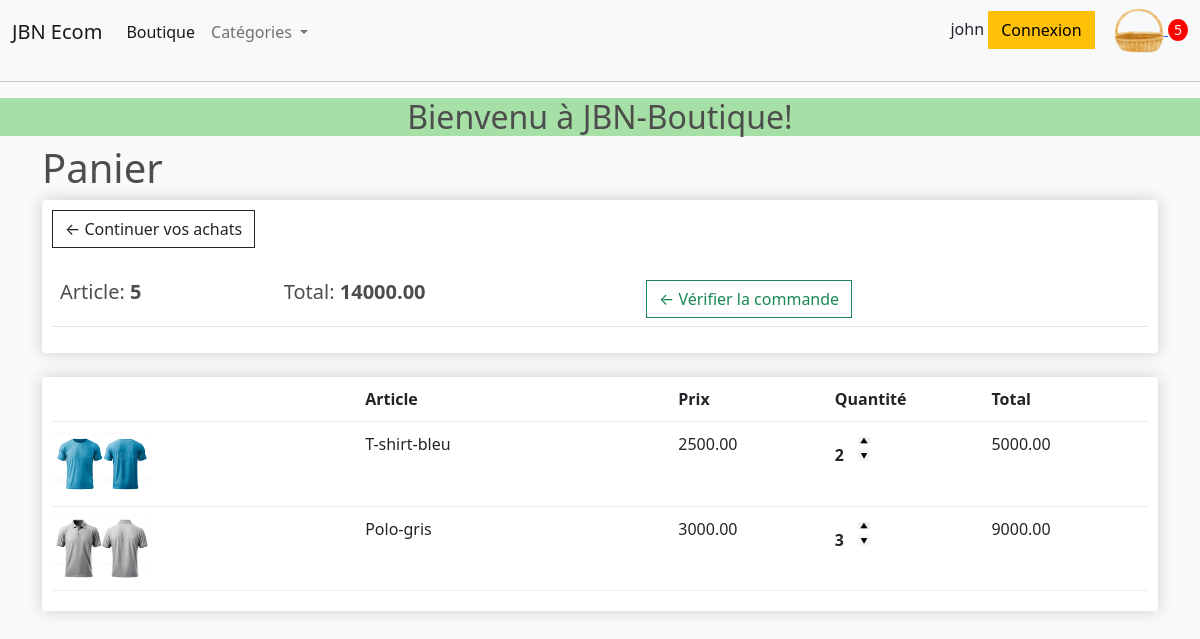
/panier (signed in), run on an earlier commit of the app's database.
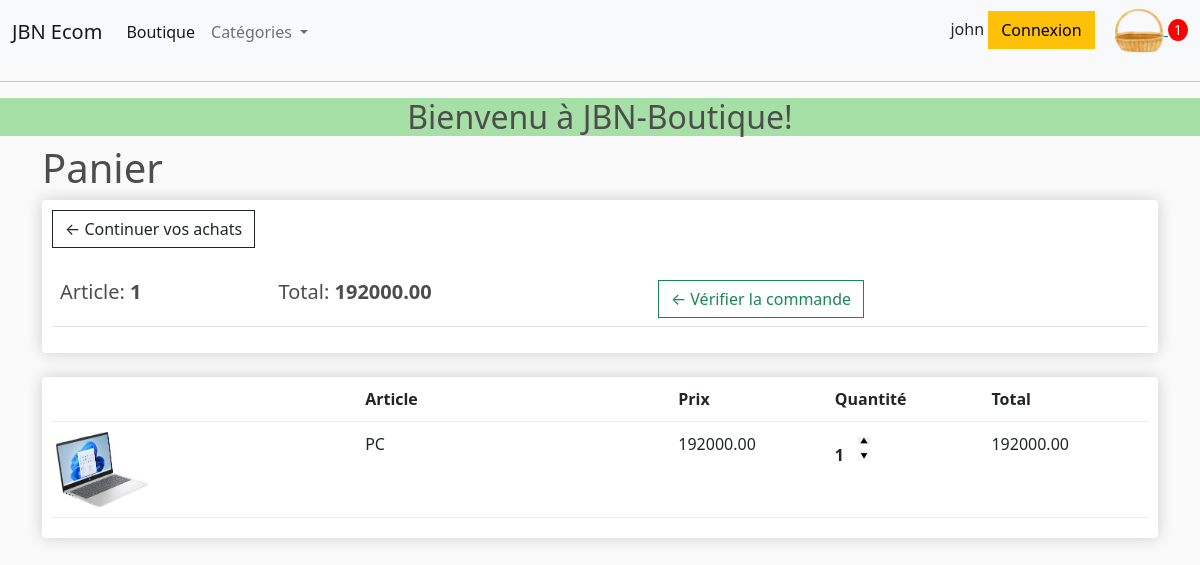
And on a later commit of the database.
### shop/models.py (models this page shows, shortened)
class Commande(models.Model):
    client = models.ForeignKey(Client, on_delete=models.SET_NULL, blank=True, null=True)
    date_commande = models.DateTimeField(auto_now_add=True)
    complete = models.BooleanField(default=False, null=True, blank=True)
    transaction_id = models.CharField(max_length=200, null=True, blank=True)
    status = models.CharField(max_length=200, null=True, blank=True)
    total_trans = models.DecimalField(max_digits=10, decimal_places=2, null=True, blank=True)
    @property
    def get_panier_total(self):
        articlecommande = self.commandearticle_set.all() # connaitre tous les articles dans le panier
        total = sum([article.get_total for article in articlecommande])
        return total
    @property
    def get_panier_article(self):
        articlecommande = self.commandearticle_set.all()
        quantite_total = sum([article.quantite for article in articlecommande])
        return quantite_total

class CommandeArticle(models.Model):
    produit = models.ForeignKey(Produit, on_delete=models.SET_NULL, blank=True, null=True)
    commande = models.ForeignKey(Commande, on_delete=models.SET_NULL, blank=True, null=True)
    quantite = models.IntegerField(default=0, null=True, blank=True)
    date_added = models.DateTimeField(auto_now_add=True)
    @property
    def get_total(self):
        total = self.quantite * self.produit.price
        return total

class Produit(models.Model):
    categorie = models.ForeignKey(Category, on_delete=models.SET_NULL, blank=True, null=True)
    name = models.CharField(max_length=100, null=True)
    price = models.DecimalField(max_digits=10, decimal_places=2)
    digital = models.BooleanField(default=False, null=True, blank=True)
    image = models.ImageField(upload_to='shop', null=True, blank=True)
    date_ajout = models.DateTimeField(auto_now_add=True)
    class Meta:
        ordering = ['-date_ajout']
    @property
    def imageUrl(self):
        try:
            url = self.image.url
        except:
            url = ''
        return url

### shop/views.py (the view)
# urls.py: path('panier', views.panier, name='panier'),
def panier(request, *args, **kwargs):
    data = data_cookie(request)
    articles = data['articles']
    commande = data['commande']
    nombre_article = data['nombre_article']
    context = {
    'articles':articles,
    'commande':commande,
    'nombre_article':nombre_article,
    }
    return render(request, 'shop/panier.html', context)

### shop/utiles.py (called while the page is built)
def data_cookie(request):
    if request.user.is_authenticated:
        client = request.user.client
        commande, created = Commande.objects.get_or_create(client=client, complete=False)
        articles = commande.commandearticle_set.all()
        nombre_article = commande.get_panier_article
    else:
        cookie_panier = panier_cookie(request)
        articles = cookie_panier['articles']
        commande = cookie_panier['commande']
        nombre_article = cookie_panier['nombre_article']
    context = {
    'articles':articles,
    'commande':commande,
    'nombre_article':nombre_article,
    }
    return context

### templates/shop/panier.html
{% extends 'base.html' %}
{% load static %}
{% block content %}
<div class="row">
    <h1> Panier </h1>
    <div class="col-lg-12">
        <div class="box-element">
            <a href="{% url 'shop:shop' %}" class="btn btn-outline-dark">&#x2190; Continuer vos achats</a>
            <br><br>
            <table class="table">
                <tr>
                    <th><h5>Article: <strong>{{commande.get_panier_article}}</strong></h5></th>
                    <th><h5>Total: <strong>{{commande.get_panier_total|floatformat:2}}</strong></h5></th>
                    <th>
                        <a href="{% url 'shop:commande' %}" class="btn btn-outline-success">&#x2190; Vérifier la commande</a>
                    </th>
                </tr>
            </table>
        </div>
        <br>
        <div class="box-element">
            <div class="panier-row">
                <div style="flex:2"></div>
                <div style="flex:2"><strong>Article</strong></div>
                <div style="flex:1"><strong>Prix</strong></div>
                <div style="flex:1"><strong>Quantité</strong></div>
                <div style="flex:1"><strong>Total</strong></div>
            </div>
            {% for article in articles %}
                <div class="panier-row">
                    <div style="flex: 2"><img src="{{article.produit.imageUrl}}" alt="" class="row-image"></div>
                    <div style="flex: 2">{{article.produit.name}}</div>
                    <div style="flex: 1">{{article.produit.price}}</div>
                    <div style="flex: 1">
                        <p class="quantite">{{article.quantite}}</p>
                        <div class="quantite">
                            <img src="{% static 'images/triangle1.png' %}" alt="" class="chg-quantite update-panier"
                            data-action='add' data-produit={{article.produit.id}}>
                            <img src="{% static 'images/black-triangle1.jpg' %}" alt="" class="chg-quantite update-panier"
                            data-action='remove' data-produit={{article.produit.id}}>
                        </div>
                    </div>
                    <div style="flex: 1">{{article.get_total}}</div>
                </div>
            {% endfor %}
        </div>
    </div>
</div>
{% endblock  %}

### templates/base.html (shortened to what this page needs)
<!DOCTYPE html>
{% load static %}
<html lang="en">
    <head>
        <link href="https://cdn.jsdelivr.net/npm/bootstrap@5.0.2/dist/css/bootstrap.min.css" rel="stylesheet">
        <link rel="stylesheet" type="text/css" href="{% static 'css/style.css' %}">
    </head>
    <body>
        <div>
            <nav class="navbar navbar-expand-lg navbar-light bg-light">
                <div class="container-fluid">
                    <a class="navbar-brand" href="{% url 'shop:shop' %}">JBN Ecom</a>
                    <div class="collapse navbar-collapse" id="navbarSupportedContent">
                        <ul class="navbar-nav me-auto mb-2 mb-lg-0">
                            <li class="nav-item">
                                <a class="nav-link active" aria-current="page" href="{% url 'shop:shop' %}">Boutique</a>
                            </li>
                            <li class="nav-item dropdown">
                                <a class="nav-link dropdown-toggle" href="#" id="navbarDropdown" role="button" data-bs-toggle="dropdown" aria-expanded="false">
                                Catégories
                                </a>
                            </li>
                        </ul>
                        <div class="m-inline my-2 my-lg-0">
                            {{ request.user }}
                            <a href="#" class="btn btn-warning">Connexion</a>
                            <a href="{% url 'shop:panier' %}">
                                <img id="icon-panier" src="{% static 'images/panier.png' %}" alt="">
                            </a>
                            <p id="total-panier">{{nombre_article}}</p>
                        </div>
                    </div>
                </div>
            </nav>
        </div> <hr>
        <h2 id="entete" class="text-center">Bienvenu à JBN-Boutique!</h2>
        <div class="container">
            {% block content %}
            {% endblock %}
        </div>
    </body>
</html>

### static/css/style.css (style rules this page uses)
#entete { background-color: rgb(166, 224, 166); }
Body { background-color: hsl(0, 0%, 98%); }
h1, h2, h3, h4, h5, h6 { color:hsl(0, 0%, 30%); }
.box-element { box-shadow:hsl(0, 0%, 80%) 0 0 16px; background-color: #fff; border-radius: 4px; padding: 10px; }
#icon-panier { width: 50px; display: inline-block; margin-left:15px; }
#total-panier { display: inline-block; text-align: center; color: #fff; background-color: red; width: 20px; height: 22px; border-radius: 50%; font-size: 14px; }
.btn { border-radius: 0 ; }
.panier-row { display: flex; align-items: flex-stretch; padding-bottom: 10px; margin-bottom: 10px; border-bottom: 1px solid #ececec; }
.row-image { width: 100px; }
.quantite { display: inline-block; font-weight: 700; padding-right: 10px; }
.chg-quantite { width: 12px; cursor: pointer; display: block; margin-top: 5px; transition:.1s; }

What changed in the data, as far as the page shows it:
removed Commande: get_panier_article "5", get_panier_total "14000.00"
removed CommandeArticle: produit.imageUrl (picture), produit.name "T-shirt-bleu", produit.price "2500.00", quantite "2", get_total "5000.00"
removed CommandeArticle: produit.imageUrl (picture), produit.name "Polo-gris", produit.price "3000.00", quantite "3", get_total "9000.00"
added Commande: get_panier_article "1", get_panier_total "192000.00"
added CommandeArticle: produit.imageUrl (picture), produit.name "PC", produit.price "192000.00", quantite "1", get_total "192000.00"
Also different on the page:
{{ nombre_article }}: "5" → "1"
